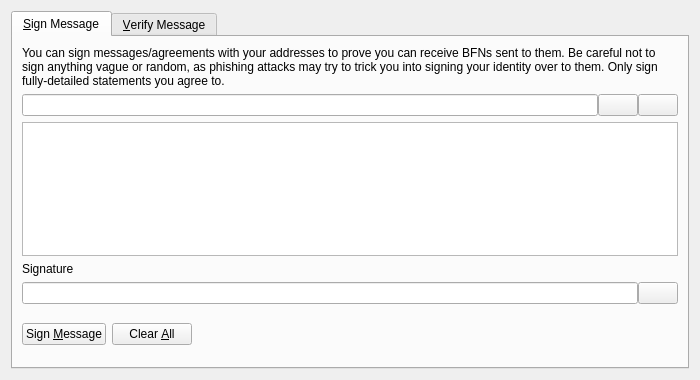
<?xml version="1.0" encoding="UTF-8"?>
<ui version="4.0">
 <class>SignVerifyMessageDialog</class>
 <widget class="QDialog" name="SignVerifyMessageDialog">
  <property name="geometry">
   <rect>
    <x>0</x>
    <y>0</y>
    <width>700</width>
    <height>380</height>
   </rect>
  </property>
  <property name="windowTitle">
   <string>Signatures - Sign / Verify a Message</string>
  </property>
  <property name="styleSheet">
   <string notr="true"/>
  </property>
  <property name="modal">
   <bool>true</bool>
  </property>
  <layout class="QVBoxLayout" name="verticalLayout">
   <item>
    <widget class="QTabWidget" name="tabWidget">
     <property name="currentIndex">
      <number>0</number>
     </property>
     <widget class="QWidget" name="tabSignMessage">
      <attribute name="title">
       <string>&amp;Sign Message</string>
      </attribute>
      <layout class="QVBoxLayout" name="verticalLayout_SM">
       <item>
        <widget class="QLabel" name="infoLabel_SM">
         <property name="text">
          <string>You can sign messages/agreements with your addresses to prove you can receive BFNs sent to them. Be careful not to sign anything vague or random, as phishing attacks may try to trick you into signing your identity over to them. Only sign fully-detailed statements you agree to.</string>
         </property>
         <property name="textFormat">
          <enum>Qt::PlainText</enum>
         </property>
         <property name="wordWrap">
          <bool>true</bool>
         </property>
        </widget>
       </item>
       <item>
        <layout class="QHBoxLayout" name="horizontalLayout_1_SM">
         <property name="spacing">
          <number>0</number>
         </property>
         <item>
          <widget class="QValidatedLineEdit" name="addressIn_SM">
           <property name="toolTip">
            <string>The BFN address to sign the message with</string>
           </property>
          </widget>
         </item>
         <item>
          <widget class="QPushButton" name="addressBookButton_SM">
           <property name="toolTip">
            <string>Choose previously used address</string>
           </property>
           <property name="styleSheet">
            <string notr="true"/>
           </property>
           <property name="text">
            <string/>
           </property>
           <property name="icon">
            <iconset>
             <normaloff>:/icons/address-book</normaloff>:/icons/address-book</iconset>
           </property>
           <property name="shortcut">
            <string>Alt+A</string>
           </property>
           <property name="autoDefault">
            <bool>false</bool>
           </property>
          </widget>
         </item>
         <item>
          <widget class="QPushButton" name="pasteButton_SM">
           <property name="toolTip">
            <string>Paste address from clipboard</string>
           </property>
           <property name="styleSheet">
            <string notr="true"/>
           </property>
           <property name="text">
            <string/>
           </property>
           <property name="icon">
            <iconset>
             <normaloff>:/icons/editpaste</normaloff>:/icons/editpaste</iconset>
           </property>
           <property name="shortcut">
            <string>Alt+P</string>
           </property>
           <property name="autoDefault">
            <bool>false</bool>
           </property>
          </widget>
         </item>
        </layout>
       </item>
       <item>
        <widget class="QPlainTextEdit" name="messageIn_SM">
         <property name="toolTip">
          <string>Enter the message you want to sign here</string>
         </property>
        </widget>
       </item>
       <item>
        <widget class="QLabel" name="signatureLabel_SM">
         <property name="text">
          <string>Signature</string>
         </property>
         <property name="textFormat">
          <enum>Qt::PlainText</enum>
         </property>
        </widget>
       </item>
       <item>
        <layout class="QHBoxLayout" name="horizontalLayout_2_SM">
         <property name="spacing">
          <number>0</number>
         </property>
         <item>
          <widget class="QLineEdit" name="signatureOut_SM">
           <property name="font">
            <font>
             <italic>true</italic>
            </font>
           </property>
           <property name="readOnly">
            <bool>true</bool>
           </property>
          </widget>
         </item>
         <item>
          <widget class="QPushButton" name="copySignatureButton_SM">
           <property name="toolTip">
            <string>Copy the current signature to the system clipboard</string>
           </property>
           <property name="styleSheet">
            <string notr="true"/>
           </property>
           <property name="text">
            <string/>
           </property>
           <property name="icon">
            <iconset>
             <normaloff>:/icons/editcopy</normaloff>:/icons/editcopy</iconset>
           </property>
           <property name="autoDefault">
            <bool>false</bool>
           </property>
          </widget>
         </item>
        </layout>
       </item>
       <item>
        <layout class="QHBoxLayout" name="horizontalLayout_3_SM">
         <item>
          <widget class="QPushButton" name="signMessageButton_SM">
           <property name="toolTip">
            <string>Sign the message to prove you own this BFN address</string>
           </property>
           <property name="styleSheet">
            <string notr="true"/>
           </property>
           <property name="text">
            <string>Sign &amp;Message</string>
           </property>
           <property name="icon">
            <iconset>
             <normaloff>:/icons/edit</normaloff>:/icons/edit</iconset>
           </property>
           <property name="autoDefault">
            <bool>false</bool>
           </property>
          </widget>
         </item>
         <item>
          <widget class="QPushButton" name="clearButton_SM">
           <property name="toolTip">
            <string>Reset all sign message fields</string>
           </property>
           <property name="styleSheet">
            <string notr="true"/>
           </property>
           <property name="text">
            <string>Clear &amp;All</string>
           </property>
           <property name="icon">
            <iconset>
             <normaloff>:/icons/remove</normaloff>:/icons/remove</iconset>
           </property>
           <property name="autoDefault">
            <bool>false</bool>
           </property>
          </widget>
         </item>
         <item>
          <spacer name="horizontalSpacer_1_SM">
           <property name="orientation">
            <enum>Qt::Horizontal</enum>
           </property>
           <property name="sizeHint" stdset="0">
            <size>
             <width>40</width>
             <height>48</height>
            </size>
           </property>
          </spacer>
         </item>
         <item>
          <widget class="QLabel" name="statusLabel_SM">
           <property name="font">
            <font>
             <weight>75</weight>
             <bold>true</bold>
            </font>
           </property>
           <property name="text">
            <string/>
           </property>
           <property name="wordWrap">
            <bool>true</bool>
           </property>
          </widget>
         </item>
         <item>
          <spacer name="horizontalSpacer_2_SM">
           <property name="orientation">
            <enum>Qt::Horizontal</enum>
           </property>
           <property name="sizeHint" stdset="0">
            <size>
             <width>40</width>
             <height>48</height>
            </size>
           </property>
          </spacer>
         </item>
        </layout>
       </item>
      </layout>
     </widget>
     <widget class="QWidget" name="tabVerifyMessage">
      <attribute name="title">
       <string>&amp;Verify Message</string>
      </attribute>
      <layout class="QVBoxLayout" name="verticalLayout_VM">
       <item>
        <widget class="QLabel" name="infoLabel_VM">
         <property name="text">
          <string>Enter the receiver's address, message (ensure you copy line breaks, spaces, tabs, etc. exactly) and signature below to verify the message. Be careful not to read more into the signature than what is in the signed message itself, to avoid being tricked by a man-in-the-middle attack. Note that this only proves the signing party receives with the address, it cannot prove sendership of any transaction!</string>
         </property>
         <property name="textFormat">
          <enum>Qt::PlainText</enum>
         </property>
         <property name="alignment">
          <set>Qt::AlignLeading|Qt::AlignLeft|Qt::AlignTop</set>
         </property>
         <property name="wordWrap">
          <bool>true</bool>
         </property>
        </widget>
       </item>
       <item>
        <layout class="QHBoxLayout" name="horizontalLayout_1_VM">
         <property name="spacing">
          <number>0</number>
         </property>
         <item>
          <widget class="QValidatedLineEdit" name="addressIn_VM">
           <property name="toolTip">
            <string>The BFN address the message was signed with</string>
           </property>
           <property name="styleSheet">
            <string notr="true"/>
           </property>
          </widget>
         </item>
         <item>
          <widget class="QPushButton" name="addressBookButton_VM">
           <property name="toolTip">
            <string>Choose previously used address</string>
           </property>
           <property name="styleSheet">
            <string notr="true"/>
           </property>
           <property name="text">
            <string/>
           </property>
           <property name="icon">
            <iconset>
             <normaloff>:/icons/address-book</normaloff>:/icons/address-book</iconset>
           </property>
           <property name="shortcut">
            <string>Alt+A</string>
           </property>
           <property name="autoDefault">
            <bool>false</bool>
           </property>
          </widget>
         </item>
        </layout>
       </item>
       <item>
        <widget class="QPlainTextEdit" name="messageIn_VM">
         <property name="styleSheet">
          <string notr="true"/>
         </property>
        </widget>
       </item>
       <item>
        <widget class="QValidatedLineEdit" name="signatureIn_VM">
         <property name="styleSheet">
          <string notr="true"/>
         </property>
        </widget>
       </item>
       <item>
        <layout class="QHBoxLayout" name="horizontalLayout_2_VM">
         <item>
          <widget class="QPushButton" name="verifyMessageButton_VM">
           <property name="toolTip">
            <string>Verify the message to ensure it was signed with the specified BFN address</string>
           </property>
           <property name="styleSheet">
            <string notr="true"/>
           </property>
           <property name="text">
            <string>Verify &amp;Message</string>
           </property>
           <property name="icon">
            <iconset>
             <normaloff>:/icons/transaction_0</normaloff>:/icons/transaction_0</iconset>
           </property>
           <property name="autoDefault">
            <bool>false</bool>
           </property>
          </widget>
         </item>
         <item>
          <widget class="QPushButton" name="clearButton_VM">
           <property name="toolTip">
            <string>Reset all verify message fields</string>
           </property>
           <property name="styleSheet">
            <string notr="true"/>
           </property>
           <property name="text">
            <string>Clear &amp;All</string>
           </property>
           <property name="icon">
            <iconset>
             <normaloff>:/icons/remove</normaloff>:/icons/remove</iconset>
           </property>
           <property name="autoDefault">
            <bool>false</bool>
           </property>
          </widget>
         </item>
         <item>
          <spacer name="horizontalSpacer_1_VM">
           <property name="orientation">
            <enum>Qt::Horizontal</enum>
           </property>
           <property name="sizeHint" stdset="0">
            <size>
             <width>40</width>
             <height>48</height>
            </size>
           </property>
          </spacer>
         </item>
         <item>
          <widget class="QLabel" name="statusLabel_VM">
           <property name="font">
            <font>
             <weight>75</weight>
             <bold>true</bold>
            </font>
           </property>
           <property name="text">
            <string/>
           </property>
           <property name="wordWrap">
            <bool>true</bool>
           </property>
          </widget>
         </item>
         <item>
          <spacer name="horizontalSpacer_2_VM">
           <property name="orientation">
            <enum>Qt::Horizontal</enum>
           </property>
           <property name="sizeHint" stdset="0">
            <size>
             <width>40</width>
             <height>48</height>
            </size>
           </property>
          </spacer>
         </item>
        </layout>
       </item>
      </layout>
     </widget>
    </widget>
   </item>
  </layout>
 </widget>
 <customwidgets>
  <customwidget>
   <class>QValidatedLineEdit</class>
   <extends>QLineEdit</extends>
   <header>qvalidatedlineedit.h</header>
  </customwidget>
 </customwidgets>
 <resources/>
 <connections/>
</ui>
